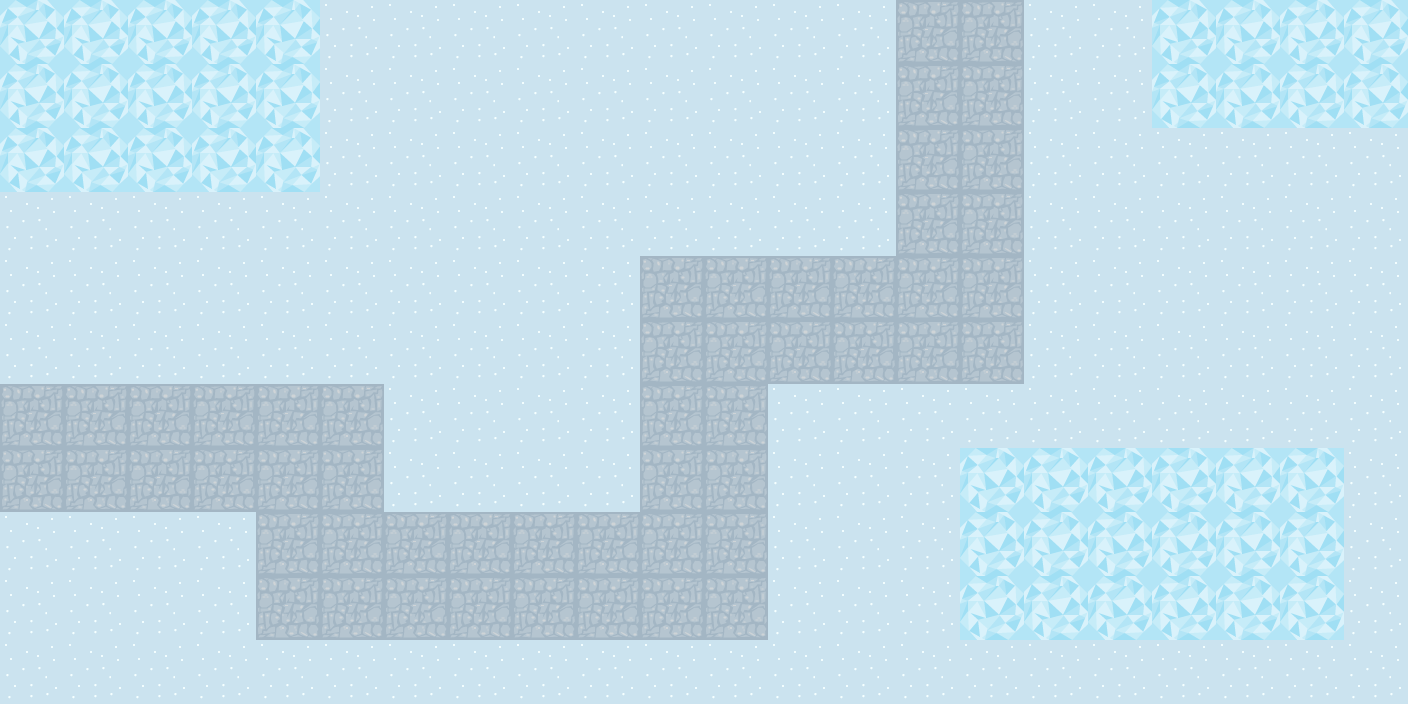

This is a level from a 2D game, rendered from its Tiled map with the project's own tilesets. A one-line summary and the map file follow, with tile-layer data summarised:
An orthogonal 22x11 tile map with 64x64 px tiles, 1 tile layer (ground) and 33 objects (13x tree, 8x spawn, 2x swirl, 2x cookie, 2x donut, ...).

<map version="1.4" tiledversion="1.4.2" orientation="orthogonal" renderorder="right-down" width="22" height="11" tilewidth="64" tileheight="64" infinite="0" nextlayerid="6" nextobjectid="71">
 <editorsettings>
  <export target="level3.json" format="json" />
 </editorsettings>
 <tileset firstgid="1" name="my_simple_game" tilewidth="64" tileheight="64" tilecount="24" columns="6">
  <image source="final tiles.png" width="384" height="256" />
 </tileset>
 <layer id="1" name="ground" width="22" height="11">
  <data>[242 cells, 242 non-empty, 3 distinct tile ids]</data>
 </layer>
 <objectgroup id="2" name="obstacle">
  <object id="1" type="tree" gid="10" x="-0.506632" y="254.553" width="64" height="64" />
  <object id="2" type="tree" gid="10" x="320.726" y="63.4934" width="64" height="64" />
  <object id="3" type="tree" gid="10" x="1.59293" y="575.785" width="64" height="64" />
  <object id="4" type="tree" gid="10" x="129.666" y="640.872" width="64" height="64" />
  <object id="5" type="tree" gid="10" x="194.752" y="638.772" width="64" height="64" />
  <object id="6" type="tree" gid="10" x="127.566" y="705.958" width="64" height="64" />
  <object id="7" type="tree" gid="10" x="192.653" y="701.759" width="64" height="64" />
  <object id="8" type="tree" gid="10" x="574.772" y="510.699" width="64" height="64" />
  <object id="9" type="tree" gid="10" x="896.005" y="701.759" width="64" height="64" />
  <object id="10" type="tree" gid="10" x="1341.11" y="447.712" width="64" height="64" />
  <object id="11" type="tree" gid="10" x="1343.21" y="703.859" width="64" height="64" />
  <object id="12" type="tree" gid="10" x="1089.16" y="128.58" width="64" height="64" />
  <object id="13" type="tree" gid="10" x="830.918" y="189.467" width="64" height="64" />
 </objectgroup>
 <objectgroup id="3" name="candy">
  <object id="14" type="swirl" gid="20" x="190.553" y="63.4934" width="64" height="64" />
  <object id="15" type="swirl" gid="20" x="1215.14" y="703.859" width="64" height="64" />
  <object id="16" type="cookie" gid="23" x="896.005" y="65.5929" width="64" height="64" />
  <object id="17" type="cookie" gid="23" x="511.785" y="703.859" width="64" height="64" />
  <object id="18" type="donut" gid="19" x="1021.98" y="384.726" width="64" height="64" />
  <object id="19" type="donut" gid="19" x="62.4801" y="514.898" width="64" height="64" />
  <object id="20" type="lolly" gid="21" x="639.859" y="315.44" width="64" height="64" />
  <object id="21" type="lolly" gid="21" x="1152.15" y="128.58" width="64" height="64" />
  <object id="22" type="muffin" gid="22" x="446.699" y="193.666" width="64" height="64" />
  <object id="23" type="muffin" gid="22" x="765.832" y="640.872" width="64" height="64" />
  <object id="24" type="icecream" gid="24" x="1280.22" y="512.799" width="64" height="64" />
  <object id="25" type="icecream" gid="24" x="-2.60619" y="701.759" width="64" height="64" />
 </objectgroup>
 <objectgroup id="4" name="region">
  <object id="37" name="0" type="spawn" gid="11" x="384" y="64" width="64" height="64" />
  <object id="38" name="2" type="spawn" gid="11" x="448" y="64" width="64" height="64" />
  <object id="39" name="4" type="spawn" gid="11" x="512" y="64" width="64" height="64" />
  <object id="40" name="8" type="spawn" gid="11" x="576" y="64" width="64" height="64" />
  <object id="41" name="1" type="spawn" gid="11" x="640" y="704" width="64" height="64" />
  <object id="42" name="3" type="spawn" gid="11" x="704" y="704" width="64" height="64" />
  <object id="43" name="5" type="spawn" gid="11" x="768" y="704" width="64" height="64" />
  <object id="44" name="7" type="spawn" gid="11" x="832" y="704" width="64" height="64" />
 </objectgroup>
</map>
